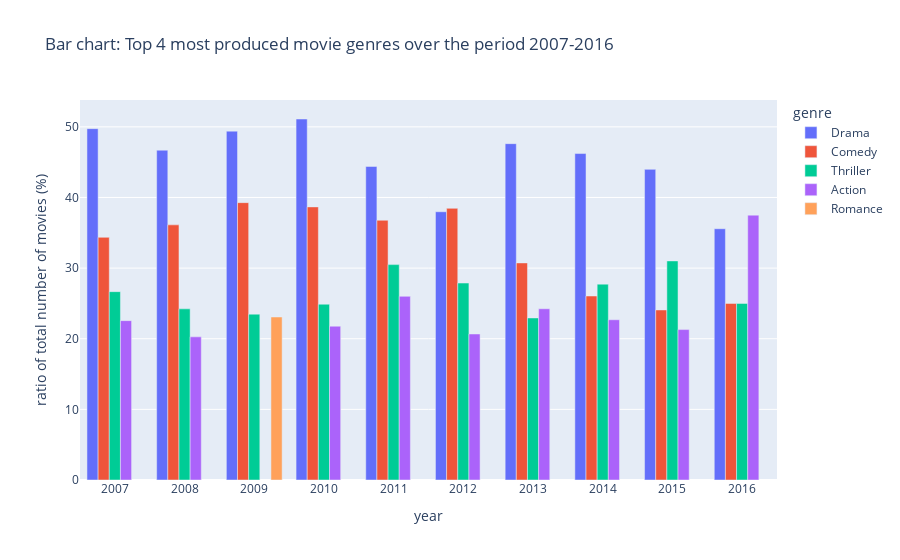

Notebook source saved alongside this figure:
### Code cell
# Bar chart: Top 4 most produced movie genres over the period 2007-2016
fig = px.bar(df_popular_genres, x="year", y="ratio", color="genre", barmode="group",
             title="Bar chart: Top 4 most produced movie genres over the period 2007-2016",
             labels={"ratio": "ratio of total number of movies (%)"})
fig.update_xaxes(dtick=1)
fig.show()

### Figure 1 — Plotly figure (JSON) as saved in the notebook; plotly's stock layout.template omitted (floating-point values rounded to 4 significant figures)
{"data": [{"alignmentgroup": "True", "hovertemplate": "genre=Drama<br>year=%{x}<br>ratio of total number of movies (%)=%{y}<extra></extra>", "legendgroup": "Drama", "marker": {"color": "#636efa", "pattern": {"shape": ""}}, "name": "Drama", "offsetgroup": "Drama", "orientation": "v", "showlegend": true, "textposition": "auto", "type": "bar", "x": [2007, 2008, 2009, 2010, 2011, 2012, 2013, 2014, 2015, 2016], "xaxis": "x", "y": [49.74, 46.7, 49.39, 51.11, 44.39, 37.98, 47.62, 46.22, 43.98, 35.58], "yaxis": "y"}, {"alignmentgroup": "True", "hovertemplate": "genre=Comedy<br>year=%{x}<br>ratio of total number of movies (%)=%{y}<extra></extra>", "legendgroup": "Comedy", "marker": {"color": "#EF553B", "pattern": {"shape": ""}}, "name": "Comedy", "offsetgroup": "Comedy", "orientation": "v", "showlegend": true, "textposition": "auto", "type": "bar", "x": [2007, 2008, 2009, 2010, 2011, 2012, 2013, 2014, 2015, 2016], "xaxis": "x", "y": [34.36, 36.12, 39.27, 38.67, 36.77, 38.46, 30.74, 26.05, 24.07, 25], "yaxis": "y"}, {"alignmentgroup": "True", "hovertemplate": "genre=Thriller<br>year=%{x}<br>ratio of total number of movies (%)=%{y}<extra></extra>", "legendgroup": "Thriller", "marker": {"color": "#00cc96", "pattern": {"shape": ""}}, "name": "Thriller", "offsetgroup": "Thriller", "orientation": "v", "showlegend": true, "textposition": "auto", "type": "bar", "x": [2007, 2008, 2009, 2010, 2011, 2012, 2013, 2014, 2015, 2016], "xaxis": "x", "y": [26.67, 24.23, 23.48, 24.89, 30.49, 27.88, 22.94, 27.73, 31.02, 25], "yaxis": "y"}, {"alignmentgroup": "True", "hovertemplate": "genre=Action<br>year=%{x}<br>ratio of total number of movies (%)=%{y}<extra></extra>", "legendgroup": "Action", "marker": {"color": "#ab63fa", "pattern": {"shape": ""}}, "name": "Action", "offsetgroup": "Action", "orientation": "v", "showlegend": true, "textposition": "auto", "type": "bar", "x": [2007, 2008, 2010, 2011, 2012, 2013, 2014, 2015, 2016], "xaxis": "x", "y": [22.56, 20.26, 21.78, 26.01, 20.67, 24.24, 22.69, 21.3, 37.5], "yaxis": "y"}, {"alignmentgroup": "True", "hovertemplate": "genre=Romance<br>year=%{x}<br>ratio of total number of movies (%)=%{y}<extra></extra>", "legendgroup": "Romance", "marker": {"color": "#FFA15A", "pattern": {"shape": ""}}, "name": "Romance", "offsetgroup": "Romance", "orientation": "v", "showlegend": true, "textposition": "auto", "type": "bar", "x": [2009], "xaxis": "x", "y": [23.08], "yaxis": "y"}], "layout": {"barmode": "group", "legend": {"title": {"text": "genre"}, "tracegroupgap": 0}, "title": {"text": "Bar chart: Top 4 most produced movie genres over the period 2007-2016"}, "xaxis": {"anchor": "y", "domain": [0, 1], "dtick": 1, "title": {"text": "year"}}, "yaxis": {"anchor": "x", "domain": [0, 1], "title": {"text": "ratio of total number of movies (%)"}}}}
